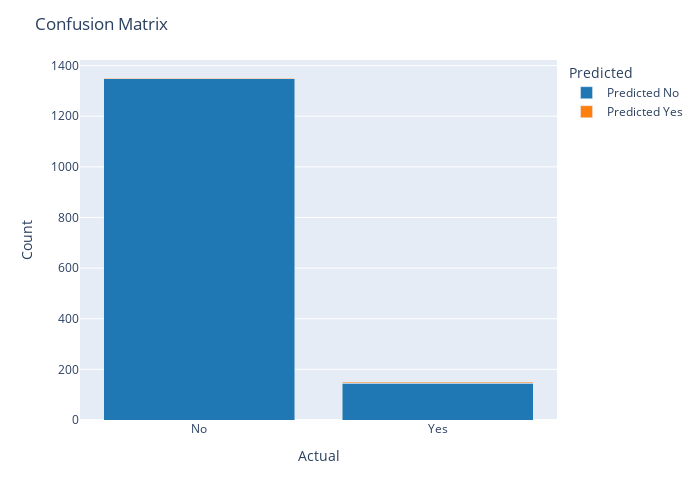

Source (notebook cell):
### Code cell
fig = px.bar(df_cm3, barmode='stack', color_discrete_map={'Predicted No': '#1f77b4', 'Predicted Yes': '#ff7f0e'})

fig.update_layout(
    title='Confusion Matrix',
    xaxis=dict(title='Actual'),
    yaxis=dict(title='Count'),
    xaxis_categoryorder='array',
    xaxis_categoryarray=['No', 'Yes'],
    legend=dict(title='Predicted'),
    hovermode='x',
    height=500,
    width=700
)

fig.show()

### Figure 1 — Plotly figure (JSON) as saved in the notebook; plotly's stock layout.template omitted (floating-point values rounded to 4 significant figures)
{"data": [{"alignmentgroup": "True", "hovertemplate": "variable=Predicted No<br>index=%{x}<br>value=%{y}<extra></extra>", "legendgroup": "Predicted No", "marker": {"color": "#1f77b4", "pattern": {"shape": ""}}, "name": "Predicted No", "offsetgroup": "Predicted No", "orientation": "v", "showlegend": true, "textposition": "auto", "type": "bar", "x": ["No", "Yes"], "xaxis": "x", "y": [1349, 145], "yaxis": "y"}, {"alignmentgroup": "True", "hovertemplate": "variable=Predicted Yes<br>index=%{x}<br>value=%{y}<extra></extra>", "legendgroup": "Predicted Yes", "marker": {"color": "#ff7f0e", "pattern": {"shape": ""}}, "name": "Predicted Yes", "offsetgroup": "Predicted Yes", "orientation": "v", "showlegend": true, "textposition": "auto", "type": "bar", "x": ["No", "Yes"], "xaxis": "x", "y": [2, 4], "yaxis": "y"}], "layout": {"barmode": "stack", "height": 500, "hovermode": "x", "legend": {"title": {"text": "Predicted"}, "tracegroupgap": 0}, "margin": {"t": 60}, "title": {"text": "Confusion Matrix"}, "width": 700, "xaxis": {"anchor": "y", "categoryarray": ["No", "Yes"], "categoryorder": "array", "domain": [0, 1], "title": {"text": "Actual"}}, "yaxis": {"anchor": "x", "domain": [0, 1], "title": {"text": "Count"}}}}
